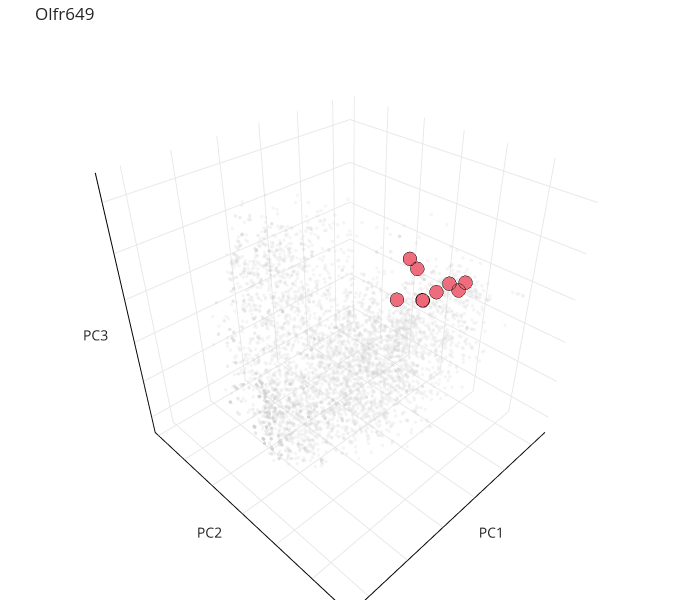

The notebook cell this image was saved under:
### Markdown cell above
Interactive Plot

### Code cell
import plotly.graph_objects as go
def plotly_viz(pc_coords, pcspace, title='', z_floor=-2):

    fig = go.Figure()

    fig.add_trace(go.Scatter3d(
        x=pcspace.iloc[:, 0], y=pcspace.iloc[:, 1], z=pcspace.iloc[:, 2],
        mode='markers',
        marker=dict(size=2, color='lightgray', opacity=0.22),
        showlegend=False, hoverinfo='skip'))
    
    fig.add_trace(go.Scatter3d(
        x=pc_coords.iloc[:, 0], y=pc_coords.iloc[:, 1], z=pc_coords.iloc[:, 2],
        mode='markers',
        marker=dict(size=8, color='#EE6677', opacity=0.95,
                    line=dict(width=2, color='black')),
        showlegend=False,
        text=pc_coords.index, hovertemplate='%{text}<extra></extra>'))

    axis_style = dict(
        backgroundcolor='white',
        showbackground=True,
        showticklabels=False,
        showgrid=True,
        ticks='',
        zeroline=False,
        showline=True,
        linecolor='black',
        linewidth=2,
    )
    scene_dict = dict(
            xaxis=dict(title = "PC1",   **axis_style),
            yaxis=dict(title = "PC2", **axis_style),
            zaxis=dict(title = "PC3", **axis_style),
            aspectmode='cube',
            )

    fig.update_layout(
        title=title,
        width=700, height=600,
        showlegend=False,
        scene= scene_dict,
        margin=dict(l=0, r=0, t=40, b=0),
        template='simple_white')
    return fig


fig = plotly_viz(pc_dataset, pc_space, title='Olfr649')
fig.show()

### Figure 1 — Plotly figure (JSON) as saved in the notebook; plotly's stock layout.template omitted (floating-point values rounded to 4 significant figures; data arrays with more than 128 entries replaced by an {"elided": "..."} marker saying what was removed)
{"data": [{"hoverinfo": "skip", "marker": {"color": "lightgray", "opacity": 0.22, "size": 2}, "mode": "markers", "showlegend": false, "type": "scatter3d", "x": {"elided": "4989 float values"}, "y": {"elided": "4989 float values"}, "z": {"elided": "4989 float values"}}, {"hovertemplate": "%{text}<extra></extra>", "marker": {"color": "#EE6677", "line": {"color": "black", "width": 2}, "opacity": 0.95, "size": 8}, "mode": "markers", "showlegend": false, "text": [0.0, 1.0, 2.0, 3.0, 4.0, 5.0, 6.0, 7.0, 8.0], "type": "scatter3d", "x": [-1.931, -2.156, -0.5312, -2.062, -2.147, -1.76, -2.125, -2.213, -2.065], "y": [0.5517, 0.3622, 1.075, 1.42, -0.02767, 0.9948, 1.242, 0.126, 1.053], "z": [0.6349, 0.4493, 1.553, 1.372, 1.261, 1.109, 1.091, 1.066, 1.188]}], "layout": {"height": 600, "margin": {"b": 0, "l": 0, "r": 0, "t": 40}, "scene": {"aspectmode": "cube", "xaxis": {"backgroundcolor": "white", "linecolor": "black", "linewidth": 2, "showbackground": true, "showgrid": true, "showline": true, "showticklabels": false, "ticks": "", "title": {"text": "PC1"}, "zeroline": false}, "yaxis": {"backgroundcolor": "white", "linecolor": "black", "linewidth": 2, "showbackground": true, "showgrid": true, "showline": true, "showticklabels": false, "ticks": "", "title": {"text": "PC2"}, "zeroline": false}, "zaxis": {"backgroundcolor": "white", "linecolor": "black", "linewidth": 2, "showbackground": true, "showgrid": true, "showline": true, "showticklabels": false, "ticks": "", "title": {"text": "PC3"}, "zeroline": false}}, "showlegend": false, "title": {"text": "Olfr649"}, "width": 700}}
